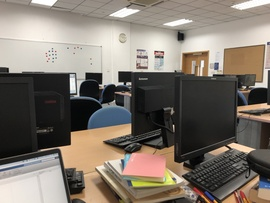
%> input picture p1.jpg, 270 x 203 px, shrunk from 1024 x 768 before the run
$ octave optimize.m   (GNU Octave 9; MATLAB toolbox functions it lacks are replaced by stand-ins)
%> lines starting %> are read from the running program, lines starting %| are printed output that depends on the picture
clear;
clc;
close all;

im1 = imread('p1.jpg');
%> im1 is the input picture: size 203x270x3 uint8; mean R, G, B 127, 118.2, 108.3
im2 = imread('p2.jpg');
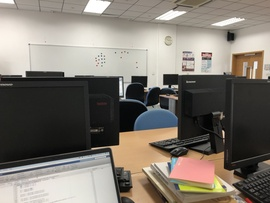
%> input picture p2.jpg, 270 x 203 px, shrunk from 1024 x 768 before the run
%> im2 is the input picture: size 203x270x3 uint8; mean R, G, B 126.1, 119.4, 110.5

I1 = rgb2gray(im1);
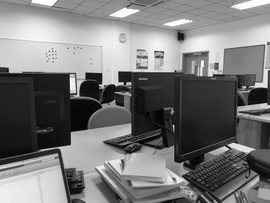
%> I1: size 203x270 uint8; min 0, max 255, mean 119.7
I2 = rgb2gray(im2);
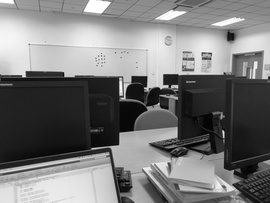
%> I2: size 203x270 uint8; min 0, max 255, mean 120.4
%% detect the features
points1 = detectHarrisFeatures(I1);
%> points1 = 238 points; strongest (x, y): (124, 84), (229, 146), (229, 150), (101, 85), (120, 73)
points2 = detectHarrisFeatures(I2);
%> points2 = 175 points; strongest (x, y): (169, 87), (25, 77), (146, 88), (224, 132), (165, 76)

%% extract the features
[f1,vpts1] = extractFeatures(I1,points1);
%> vpts1 = 63 points; strongest (x, y): (124, 84), (101, 85), (120, 73), (117, 86), (120, 82)
[f2,vpts2] = extractFeatures(I2,points2);
%> vpts2 = 48 points; strongest (x, y): (169, 87), (146, 88), (165, 76), (161, 89), (147, 78)

%% mathch the features
indexPairs = matchFeatures(f1,f2);
%> indexPairs = 35 rows, first 12: [1 7; 4 8; 9 13; 10 14; 11 15; 12 16; 13 17; 14 18; 15 19; 17 21; 19 22; 20 24]
matchedPoints1 = vpts1(indexPairs(:,1));
%> matchedPoints1 = 35 points; strongest (x, y): (124, 84), (101, 85), (120, 73), (117, 86), (120, 82)
matchedPoints2 = vpts2(indexPairs(:,2));
%> matchedPoints2 = 35 points; strongest (x, y): (169, 87), (146, 88), (165, 76), (161, 89), (147, 78)

%% find the projective matrix
tform = fitgeotrans(matchedPoints1.Location,matchedPoints2.Location,'projective');
%> tform = transform with T = [0.668 -0.125 -0.0013; 0.0322 0.88 0.000172; 59.05 15.82 1]

%% project the image
im1_trans = imwarp(im1,tform);
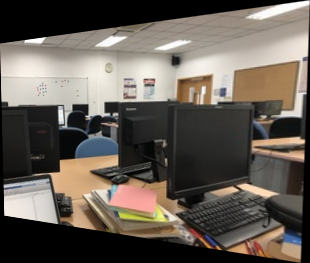
%> im1_trans: size 263x310x3 uint8; mean R, G, B 101.5, 93.8, 85.5

% find the border of transformed image
left_top = round(transformPointsForward(tform,[1 1]));
%> left_top = [60 17]
right_top = round(transformPointsForward(tform,[size(im2,2) 1]));
%> right_top = [369 -26]
left_bottom = round(transformPointsForward(tform,[1 size(im2,1)]));
%> left_bottom = [64 188]
right_bottom = round(transformPointsForward(tform,[size(im2,2) size(im2,1)]));
%> right_bottom = [359 235]

%% image stitching
im1_trans_seg = [zeros(size(im1_trans,1)+right_top(2),min(left_top(1),left_bottom(1)),3) im1_trans(-right_top(2)+1:end,:,:)]; % if right_top(2) < 0
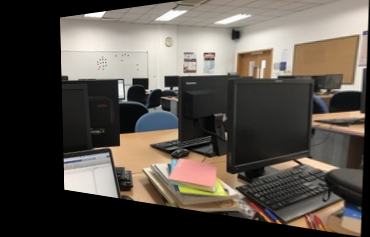
%> im1_trans_seg: size 237x370x3 uint8; mean R, G, B 89.7, 82.9, 75.4
im = im1_trans_seg(1:size(im2,1),:,:);
im(:,1:size(im2,2),:) = im2;
im1_trans_seg_gray = rgb2gray(im1_trans_seg);
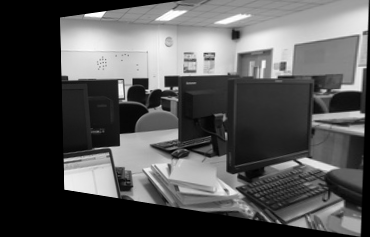
%> im1_trans_seg_gray: size 237x370 uint8; min 0, max 255, mean 84.1

%% image optimization
edge_left = min(left_top(1),left_bottom(1));
%> edge_left = 60
edge_right = size(im2,2);
%> edge_right = 270
edge_width = edge_right-edge_left;
%> edge_width = 210

for row=1:size(im,1)
    for col=edge_left:edge_right
        if im1_trans_seg_gray(row,col) == 0
            weight = 1;
        else
            weight = (edge_width - (col - edge_left)) / edge_width;
        end

        im(row,col,:) = uint8(double(im2(row,col,:))*weight + double(im1_trans_seg(row,col,:))*(1-weight));
    end
end
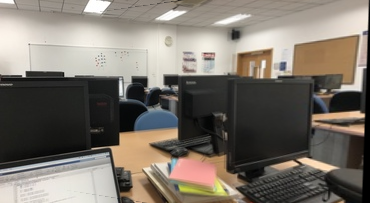
%> im: size 203x370x3 uint8; mean R, G, B 122.9, 115.6, 106.5
%> after the loop, weight = 0

%% lets see
figure
im_handle = imshow(im);
figure
imshow(im2);

%% save it
saveas(im_handle,'stitched_image.jpg');
